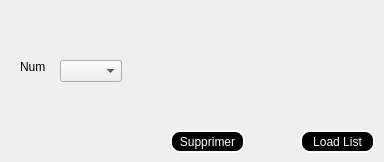
        <widget class="QWidget" name="tab_5">
         <attribute name="title">
          <string>supprimer evenement</string>
         </attribute>
         <widget class="QLabel" name="label_41">
          <property name="geometry">
           <rect>
            <x>20</x>
            <y>60</y>
            <width>47</width>
            <height>14</height>
           </rect>
          </property>
          <property name="text">
           <string>Num</string>
          </property>
         </widget>
         <widget class="QPushButton" name="pb_supprimer">
          <property name="geometry">
           <rect>
            <x>170</x>
            <y>130</y>
            <width>75</width>
            <height>23</height>
           </rect>
          </property>
          <property name="toolTip">
           <string>&lt;html&gt;&lt;head/&gt;&lt;body&gt;&lt;p&gt;&lt;span style=&quot; font-family:'Segoe UI Historic','Segoe UI','Helvetica','Arial','sans-serif'; font-size:15px; color:#050505; background-color:#e4e6eb;&quot;&gt;background-color:black;&lt;/span&gt;&lt;/p&gt;&lt;p&gt;&lt;span style=&quot; font-family:'Segoe UI Historic','Segoe UI','Helvetica','Arial','sans-serif'; font-size:15px; color:#050505; background-color:#e4e6eb;&quot;&gt;color:white;&lt;/span&gt;&lt;/p&gt;&lt;p&gt;&lt;span style=&quot; font-family:'Segoe UI Historic','Segoe UI','Helvetica','Arial','sans-serif'; font-size:15px; color:#050505; background-color:#e4e6eb;&quot;&gt;border-style:outset;&lt;/span&gt;&lt;/p&gt;&lt;p&gt;&lt;span style=&quot; font-family:'Segoe UI Historic','Segoe UI','Helvetica','Arial','sans-serif'; font-size:15px; color:#050505; background-color:#e4e6eb;&quot;&gt;border-width:2px;&lt;/span&gt;&lt;/p&gt;&lt;p&gt;&lt;span style=&quot; font-family:'Segoe UI Historic','Segoe UI','Helvetica','Arial','sans-serif'; font-size:15px; color:#050505; background-color:#e4e6eb;&quot;&gt;border-radius:10px;&lt;/span&gt;&lt;/p&gt;&lt;p&gt;&lt;span style=&quot; font-family:'Segoe UI Historic','Segoe UI','Helvetica','Arial','sans-serif'; font-size:15px; color:#050505; background-color:#e4e6eb;&quot;&gt;border-color:white;&lt;/span&gt;&lt;/p&gt;&lt;/body&gt;&lt;/html&gt;</string>
          </property>
          <property name="styleSheet">
           <string notr="true">background-color:black;
color:white;
border-style:outset;
border-width:2px;
border-radius:10px;
border-color:white;</string>
          </property>
          <property name="text">
           <string>Supprimer</string>
          </property>
         </widget>
         <widget class="QComboBox" name="le_num_supp">
          <property name="geometry">
           <rect>
            <x>60</x>
            <y>60</y>
            <width>62</width>
            <height>22</height>
           </rect>
          </property>
         </widget>
         <widget class="QPushButton" name="load_list_3">
          <property name="geometry">
           <rect>
            <x>300</x>
            <y>130</y>
            <width>75</width>
            <height>23</height>
           </rect>
          </property>
          <property name="toolTip">
           <string>&lt;html&gt;&lt;head/&gt;&lt;body&gt;&lt;p&gt;&lt;span style=&quot; font-family:'Segoe UI Historic','Segoe UI','Helvetica','Arial','sans-serif'; font-size:15px; color:#050505; background-color:#e4e6eb;&quot;&gt;background-color:black;&lt;/span&gt;&lt;/p&gt;&lt;p&gt;&lt;span style=&quot; font-family:'Segoe UI Historic','Segoe UI','Helvetica','Arial','sans-serif'; font-size:15px; color:#050505; background-color:#e4e6eb;&quot;&gt;color:white;&lt;/span&gt;&lt;/p&gt;&lt;p&gt;&lt;span style=&quot; font-family:'Segoe UI Historic','Segoe UI','Helvetica','Arial','sans-serif'; font-size:15px; color:#050505; background-color:#e4e6eb;&quot;&gt;border-style:outset;&lt;/span&gt;&lt;/p&gt;&lt;p&gt;&lt;span style=&quot; font-family:'Segoe UI Historic','Segoe UI','Helvetica','Arial','sans-serif'; font-size:15px; color:#050505; background-color:#e4e6eb;&quot;&gt;border-width:2px;&lt;/span&gt;&lt;/p&gt;&lt;p&gt;&lt;span style=&quot; font-family:'Segoe UI Historic','Segoe UI','Helvetica','Arial','sans-serif'; font-size:15px; color:#050505; background-color:#e4e6eb;&quot;&gt;border-radius:10px;&lt;/span&gt;&lt;/p&gt;&lt;p&gt;&lt;span style=&quot; font-family:'Segoe UI Historic','Segoe UI','Helvetica','Arial','sans-serif'; font-size:15px; color:#050505; background-color:#e4e6eb;&quot;&gt;border-color:white;&lt;/span&gt;&lt;/p&gt;&lt;/body&gt;&lt;/html&gt;</string>
          </property>
          <property name="styleSheet">
           <string notr="true">background-color:black;
color:white;
border-style:outset;
border-width:2px;
border-radius:10px;
border-color:white;</string>
          </property>
          <property name="text">
           <string>Load List</string>
          </property>
         </widget>
        </widget>
